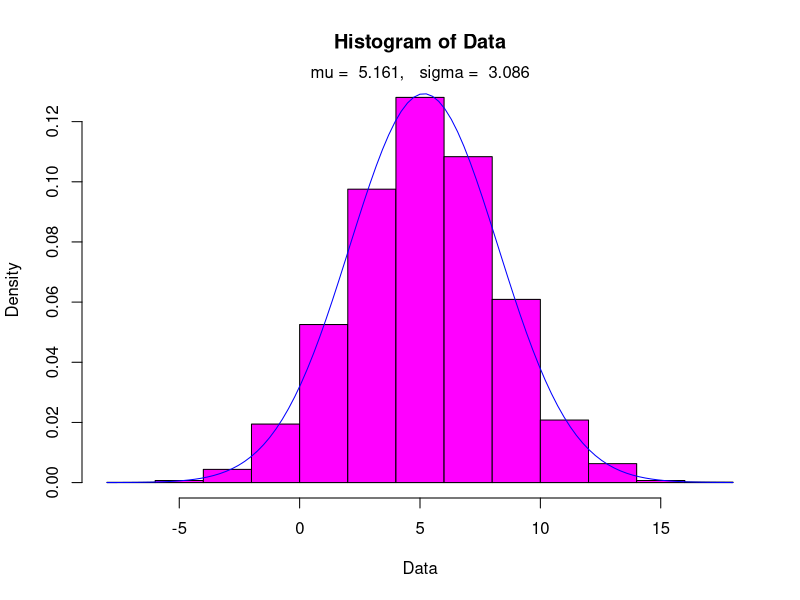

The R source for this figure:

histWithSuperimposedNormal <- function(Data) {
  Hist <- hist( Data, col="magenta", probability=TRUE )
  mu <- mean(Data)
  sigma <- sd(Data)
  curve( dnorm(x, mean=mu, sd=sigma), col="blue", add=TRUE )
  mtext( sprintf("mu = %6.3f,   sigma = %6.3f", mu, sigma) )
}

histWithSuperimposedNormal(  rnorm( 10000, mean=5.2, sd=3.1 ) )
